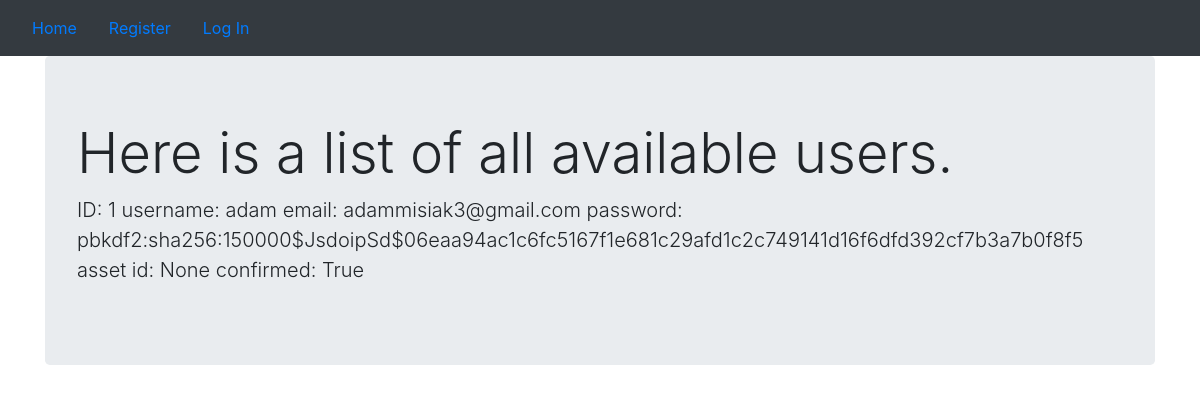
Page /users/list on the earlier database version.
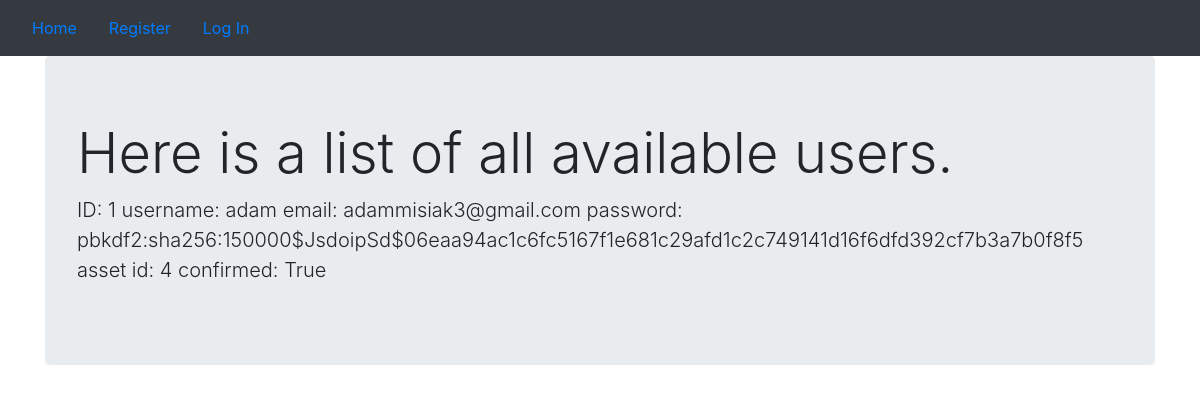
Same page on the later database version.
### price_scraper/models.py (models this page shows)
class User(db.Model,UserMixin):
    __tablename__ = 'user'
    id = db.Column(db.Integer,primary_key=True)
    email = db.Column(db.String(64), unique=True, index=True)
    username = db.Column(db.String(64), unique=True, index=True)
    password = db.Column(db.String(255), nullable=False)
    confirmed = db.Column(db.Boolean, nullable=False, default=False)
    confirmed_on = db.Column(db.DateTime, nullable=True)
    asset_id = db.Column(db.Integer, ForeignKey('asset.id'))

### price_scraper/users/views.py (the view)
@users_blueprint.route('/list')
def list_users():
    all_users = User.query.all()
    return render_template('list.html', all_users=all_users)

### price_scraper/templates/list.html
{% extends "base.html" %}
{% block content %}
<div class="jumbotron">
  <h1 class="display-4">Here is a list of all available users.</h1>
    {% for user in all_users  %}
    <p class="lead">ID: {{user.id}} username: {{user.username}} email: {{user.email}} password: {{user.password}}
    asset id: {{user.asset_id}} confirmed: {{user.confirmed}}</p>
    {% endfor %}
</div>
{% endblock %}

Differences in the rows shown:
changed User "adam": asset_id "None" → "4"
